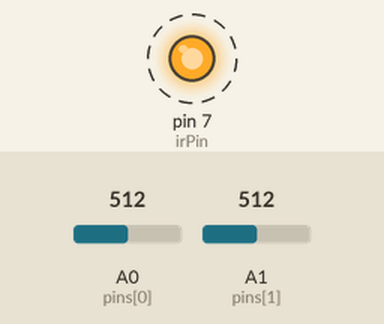
Recording of a sketch running on a simulated Arduino Uno, built with avr-gcc and run on an emulated ATmega328P. Parts: output pins drawn as LEDs (lit = HIGH). Dashed ring = blinking. The inputs (shaded band) are chosen by the test bench; at power-on: A0 (pins[0]) = 512, A1 (pins[1]) = 512. What the sketch prints to the serial monitor is not drawn.

Above: at 0.7 s.
Timing chart, 0 to 5.6 s (numbered marks = the images above):
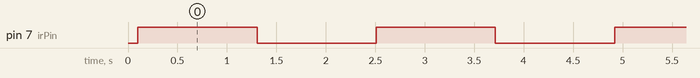

Measured:
- by itself, pin 7 (irPin): alternates HIGH for 1.2 s and LOW for 1.2 s

The sketch:

testing_irArray_irPin.ino
```cpp
int arr[8];
int pin = 8;
int pins[] = {A0, A1, A2, A3, A4, A5, 5,6};
int irPin = 7;
void display2(int a, int b){
  Serial.print(a);
  Serial.print( " : ");
  Serial.print(b);
  Serial.print( "\n");

}
void turnHigh(int pin){
  digitalWrite(pin,HIGH);
  delay(4);
}
void turnLow(int pin){
  digitalWrite(pin,LOW);
  delay(4);

}
void setup() {
  // put your setup code here, to run once:
  pinMode(irPin, OUTPUT);
  for(int i=0;i<pin;i++){
    pinMode(pins[i], INPUT);
  }
  Serial.begin(9600);
  delay(100);
}

void loop() {

  turnHigh(irPin);
  int a = analogRead(pins[0]);
  int b = analogRead(pins[1]);
  Serial.print("High: ");
  display2(a,b);
  delay(200);
  delay(1000);
  turnLow(irPin);
  a = analogRead(pins[0]);
  b = analogRead(pins[1]);
  Serial.print("LOW: ");
  display2(a,b);
  delay(200);
  delay(1000);
}
```
